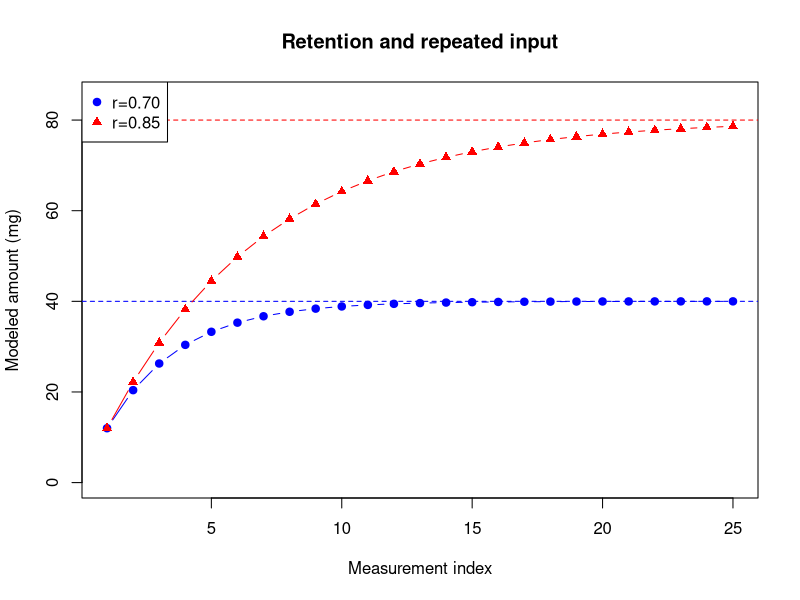

Write R code to recreate this figure.
n <- 1:25
b <- 12
plot(NA, xlim=c(1,25), ylim=c(0,85), xlab="Measurement index", ylab="Modeled amount (mg)", main="Retention and repeated input")
for (r in c(0.7,0.85)) {
  x <- numeric(length(n)); x[1] <- 12
  for (k in 2:length(n)) x[k] <- r*x[k-1]+b
  equilibrium <- b/(1-r)
  exact <- equilibrium+(x[1]-equilibrium)*r^(n-1)
  print(data.frame(n=n[1:6], modeled=x[1:6], explicit=exact[1:6]))
  lines(n,x,type="b",pch=ifelse(r==0.7,19,17),col=ifelse(r==0.7,"blue","red"))
  abline(h=equilibrium,lty=2,col=ifelse(r==0.7,"blue","red"))
}
legend("topleft",c("r=0.70","r=0.85"),col=c("blue","red"),pch=c(19,17))
